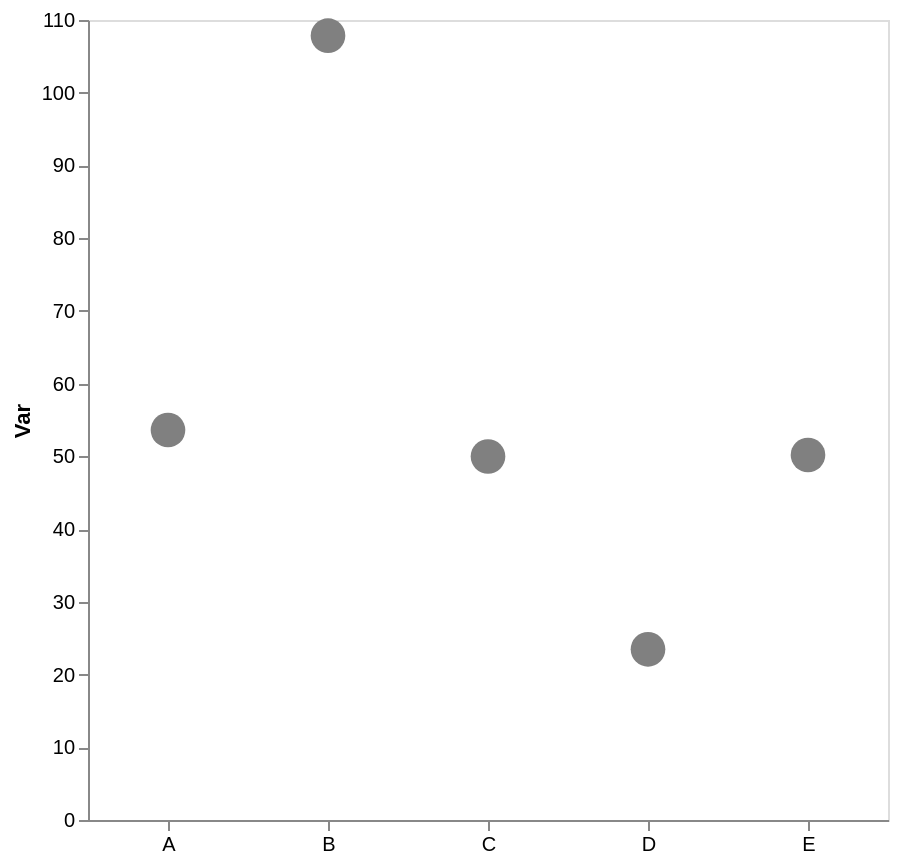

Write a Vega-Lite specification for this figure.
### Vega-Lite specification from a JSON file in a GitHub repository (floating-point values rounded to 4 significant figures)
{"config": {"view": {"continuousWidth": 300, "continuousHeight": 300}, "axis": {"grid": false}, "bar": {"color": "gray"}}, "data": {"name": "data-c8fc482d2e913a08b8e74c115c83c0a1"}, "mark": {"type": "point", "color": "gray", "filled": true, "size": 300}, "encoding": {"x": {"axis": {"labelAngle": 0, "title": null}, "field": "cat", "type": "nominal"}, "y": {"aggregate": "mean", "axis": {"title": "Var"}, "field": "var1", "type": "quantitative"}}, "height": 400, "width": 400, "$schema": "https://vega.github.io/schema/vega-lite/v5.17.0.json", "datasets": {"data-c8fc482d2e913a08b8e74c115c83c0a1": [{"cat": "E", "var1": 49.97, "var2": 58.59}, {"cat": "C", "var1": 47.84, "var2": 48.63}, {"cat": "E", "var1": 55.3, "var2": 45.03}, {"cat": "C", "var1": 52.13, "var2": 39.06}, {"cat": "D", "var1": 27.18, "var2": 53.56}, {"cat": "A", "var1": 59.58, "var2": 40.29}, {"cat": "B", "var1": 90.47, "var2": 54.91}, {"cat": "A", "var1": 61.65, "var2": 54.15}, {"cat": "E", "var1": 45.31, "var2": 41.95}, {"cat": "A", "var1": 39.62, "var2": 49.18}, {"cat": "D", "var1": 19.75, "var2": 42.67}, {"cat": "B", "var1": 125.2, "var2": 48.87}]}}
